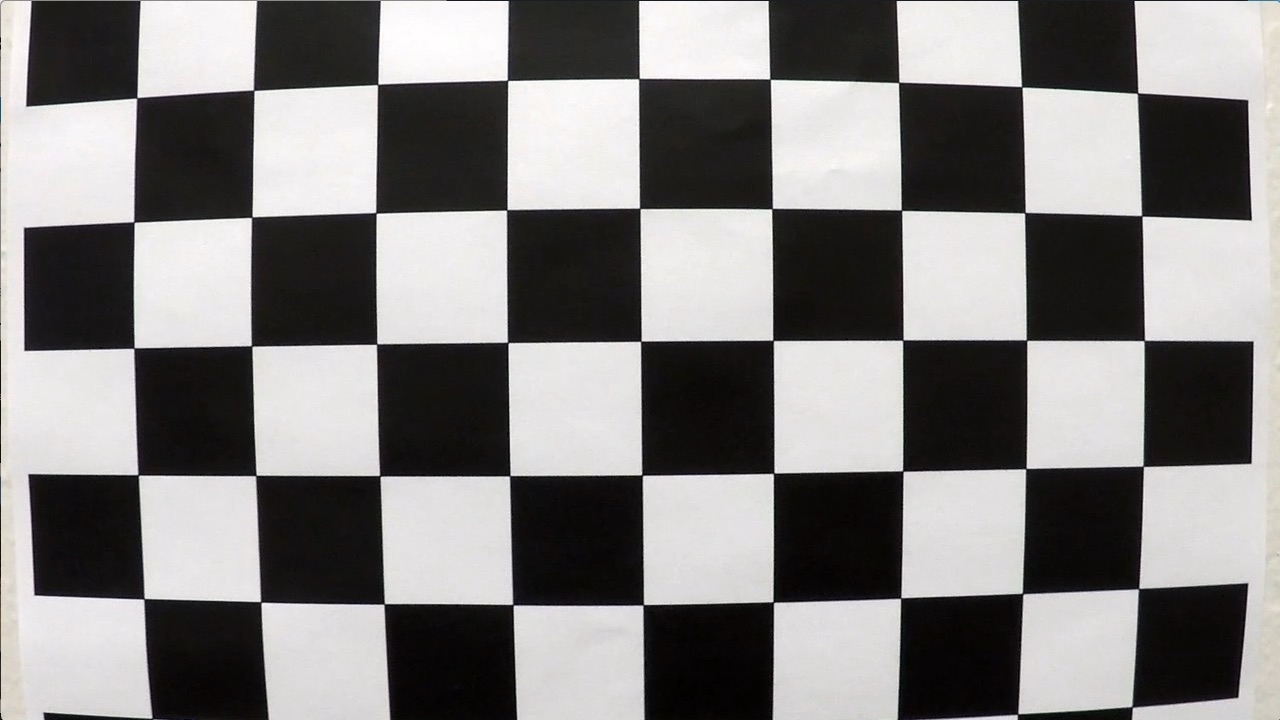
#> input picture 1_16_Project_4_Advanced_Lane_Lines/camera_cal/calibration1.jpg, 1280 x 720 px; its folder holds 4 pictures in this run
$ python AdvLaneCameraCalibrator.py
#> lines starting #> are read from the running program, lines starting #| are printed output that depends on the picture; after the words box and inside, x2 and y2 are one past the last pixel; in counts of white or black regions, pixels touching at a corner belong together
import numpy as np
import cv2
import glob
import matplotlib.pyplot as plt
import pickle

def calibrate_camera(images):
    # prepare object points, like (0,0,0), (1,0,0), (2,0,0) ....,(6,5,0)
    objp = np.zeros((6 * 9, 3), np.float32)
    objp[:, :2] = np.mgrid[0:9, 0:6].T.reshape(-1, 2)

    # Arrays to store object points and image points from all the images.
    objpoints = []  # 3d points in real world space
    imgpoints = []  # 2d points in image plane.

    col_count = 3
    row_count = 7
    fig = plt.figure(figsize=(16, 32))

    index = 0

    # Step throuagh the list and search for chessboard corners
    for fname in images:
        img = cv2.imread(fname)
#> img is the input picture: shape (720, 1280, 3); mean B, G, R 127.8, 128.4, 130.1
        gray = cv2.cvtColor(img, cv2.COLOR_BGR2GRAY)

        # Find the chessboard corners
        ret, corners = cv2.findChessboardCorners(gray, (9, 6), None)
#> ret = False; corners = None

        # If found, add object points, image points
        if ret == True:
            objpoints.append(objp)
            imgpoints.append(corners)

            # Draw and display the corners
            img = cv2.drawChessboardCorners(img, (9, 6), corners, ret)
            sp = fig.add_subplot(row_count, col_count, index + 1)
            plt.imshow(img)
            index += 1
#> pass 2 of the loop in calibrate_camera, `for fname in images:`:
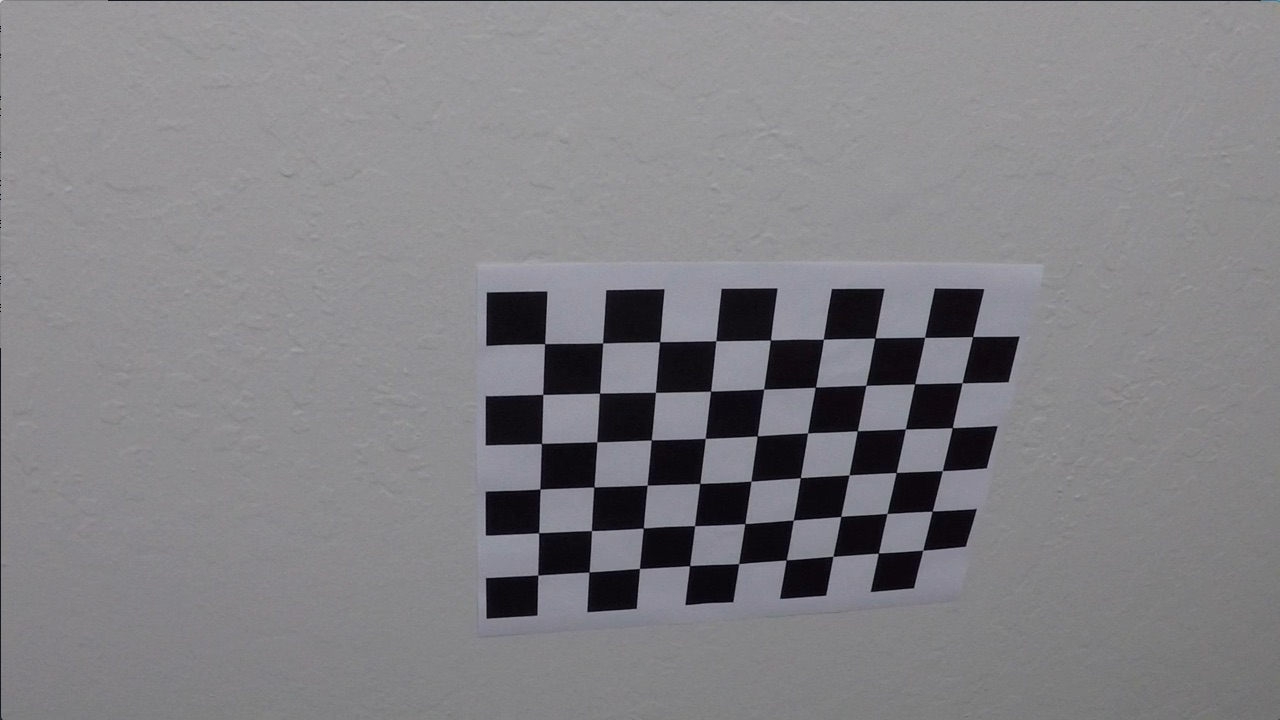
#> input picture 1_16_Project_4_Advanced_Lane_Lines/camera_cal/calibration10.jpg, 1280 x 720 px
#> in calibrate_camera, img is the input picture: shape (720, 1280, 3); mean B, G, R 133.1, 129.4, 130.2
#> ret = True; corners = 54 rows, first 8: [545.3, 343.1], [602.7, 342.8], [660.1, 341.3], [715.8, 340.7], [770.6, 340], [823.5, 339.2], [874.3, 338.5], [925.1, 337.4]
#> in calibrate_camera, `img = cv2.drawChessboardCorners(img, (9, 6), corners, ret)`:
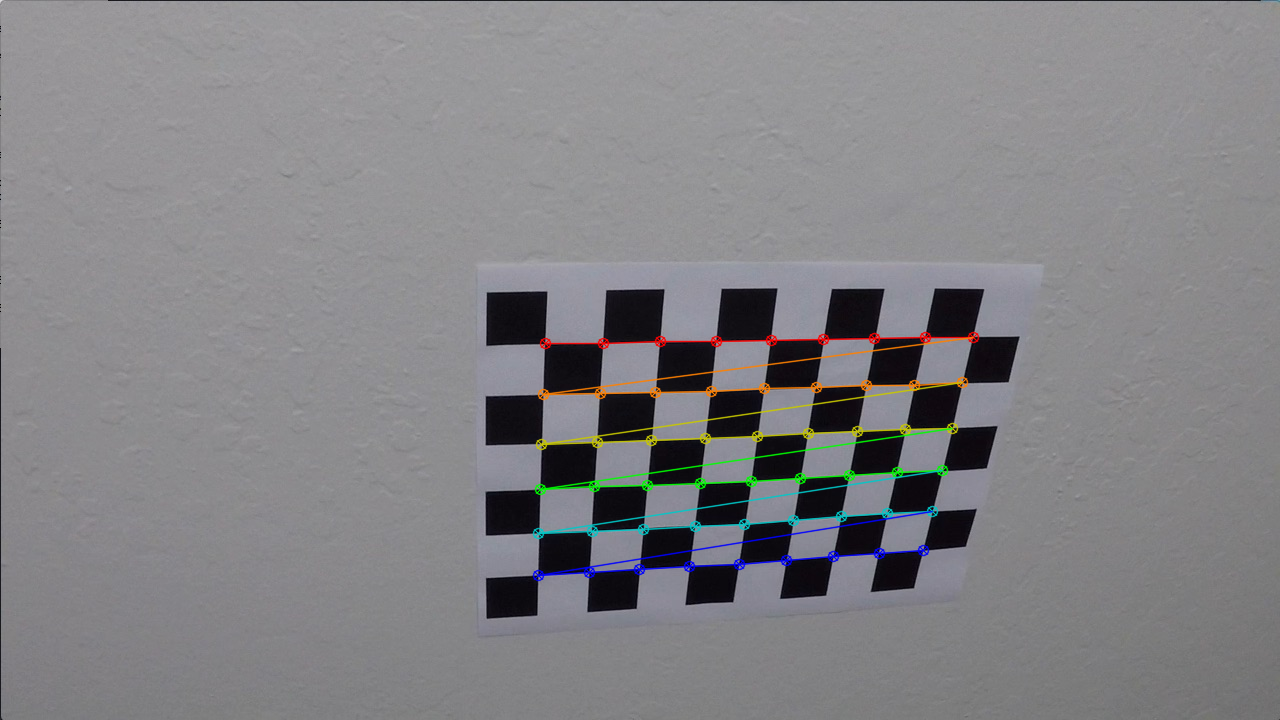
#> img: shape (720, 1280, 3); 1.91% of pixels changed, all inside (x1, y1, x2, y2) = (532, 331, 980, 582)
#> pass 3 of the loop in calibrate_camera, `for fname in images:`:
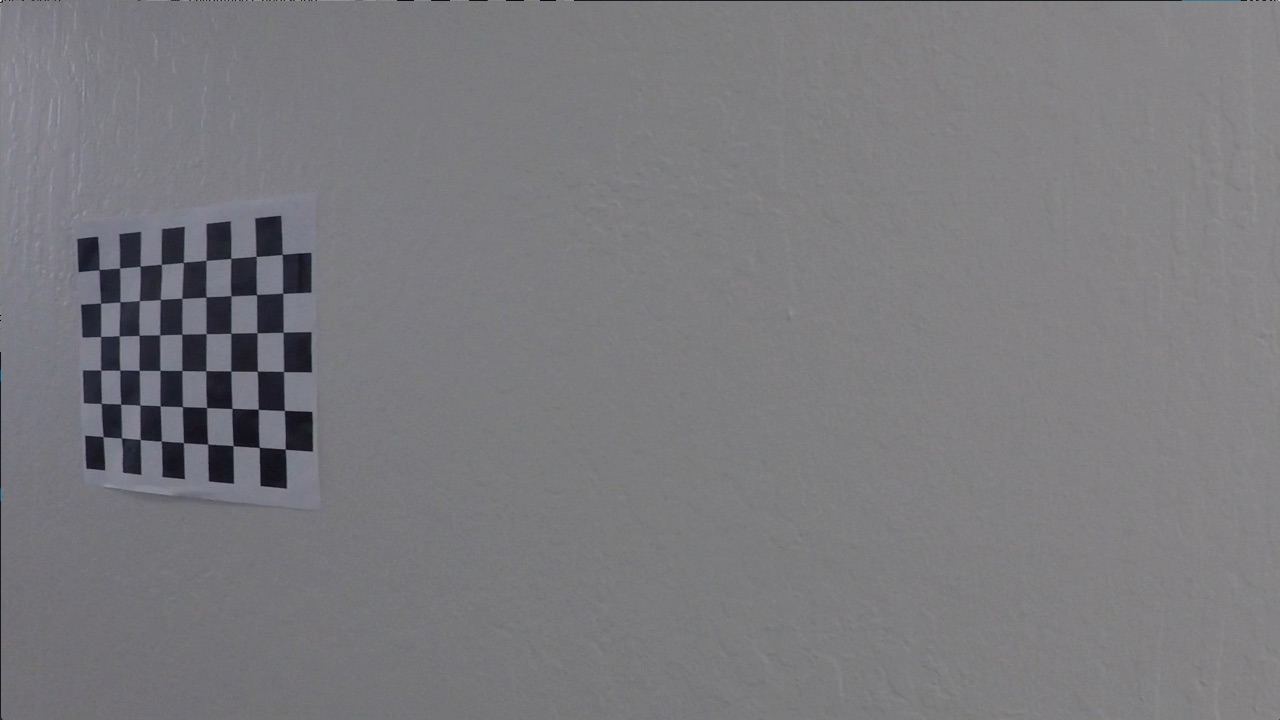
#> input picture 1_16_Project_4_Advanced_Lane_Lines/camera_cal/calibration11.jpg, 1280 x 720 px
#> in calibrate_camera, img is the input picture: shape (720, 1280, 3); mean B, G, R 125.2, 121.7, 122.2
#> corners = 54 rows, first 8: [99.22, 269.6], [119.6, 268], [140.1, 266.1], [161.3, 264.5], [183.3, 262.5], [206.1, 260.3], [230.7, 258.2], [256.2, 256.3]
#> in calibrate_camera, `img = cv2.drawChessboardCorners(img, (9, 6), corners, ret)`:
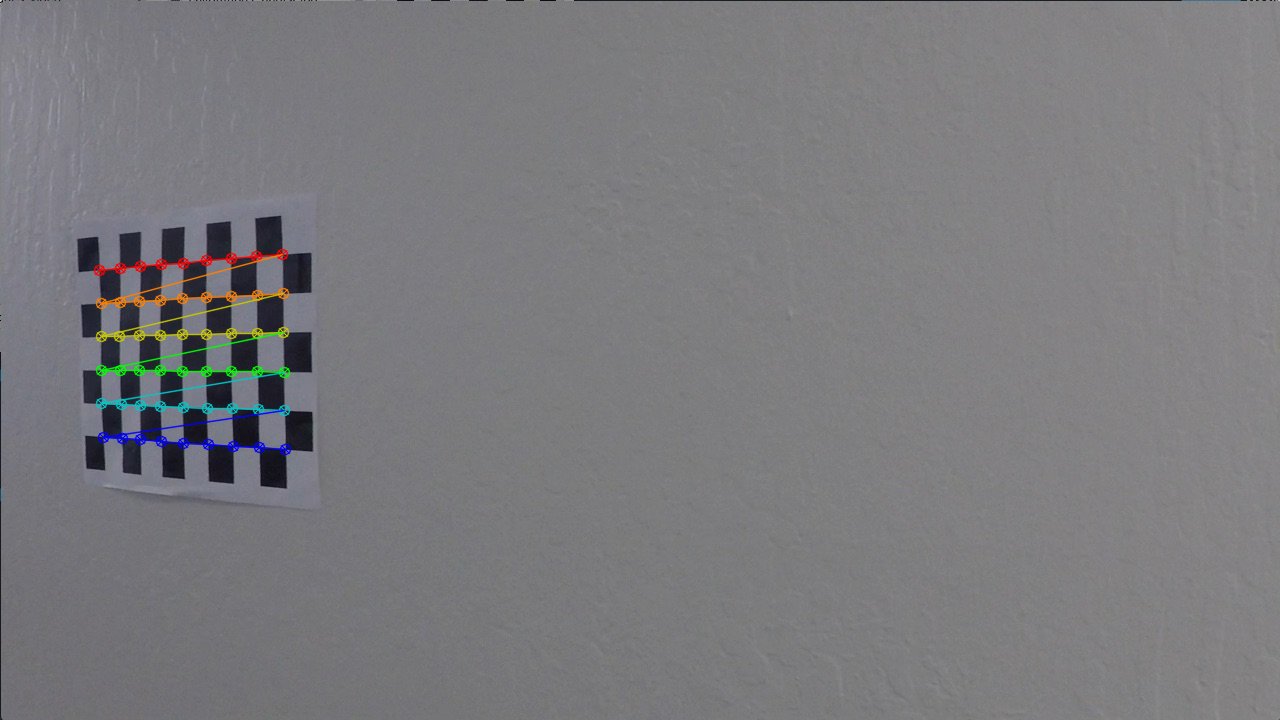
#> img: shape (720, 1280, 3); 1.11% of pixels changed, all inside (x1, y1, x2, y2) = (93, 248, 292, 456)
#> the loop made 4 passes; the first 3 are shown

    ret, mtx, dist, rvecs, tvecs = cv2.calibrateCamera(objpoints, imgpoints, gray.shape[::-1], None, None)

    return mtx, dist

def chessboard_calibrate_camera():
    # Make a list of calibration images
    images = glob.glob('camera_cal/calibration*.jpg')

    mtx, dist = calibrate_camera(images)

    output = open('camera_calib.pkl', 'wb')
    pickle.dump(mtx, output)
    pickle.dump(dist, output)
    output.close()

    plt.show()
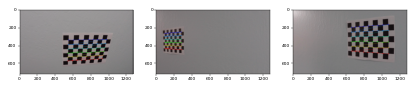
#> figure drawn by matplotlib, 3 panels; B, G, R data is drawn as R, G, B

chessboard_calibrate_camera()
